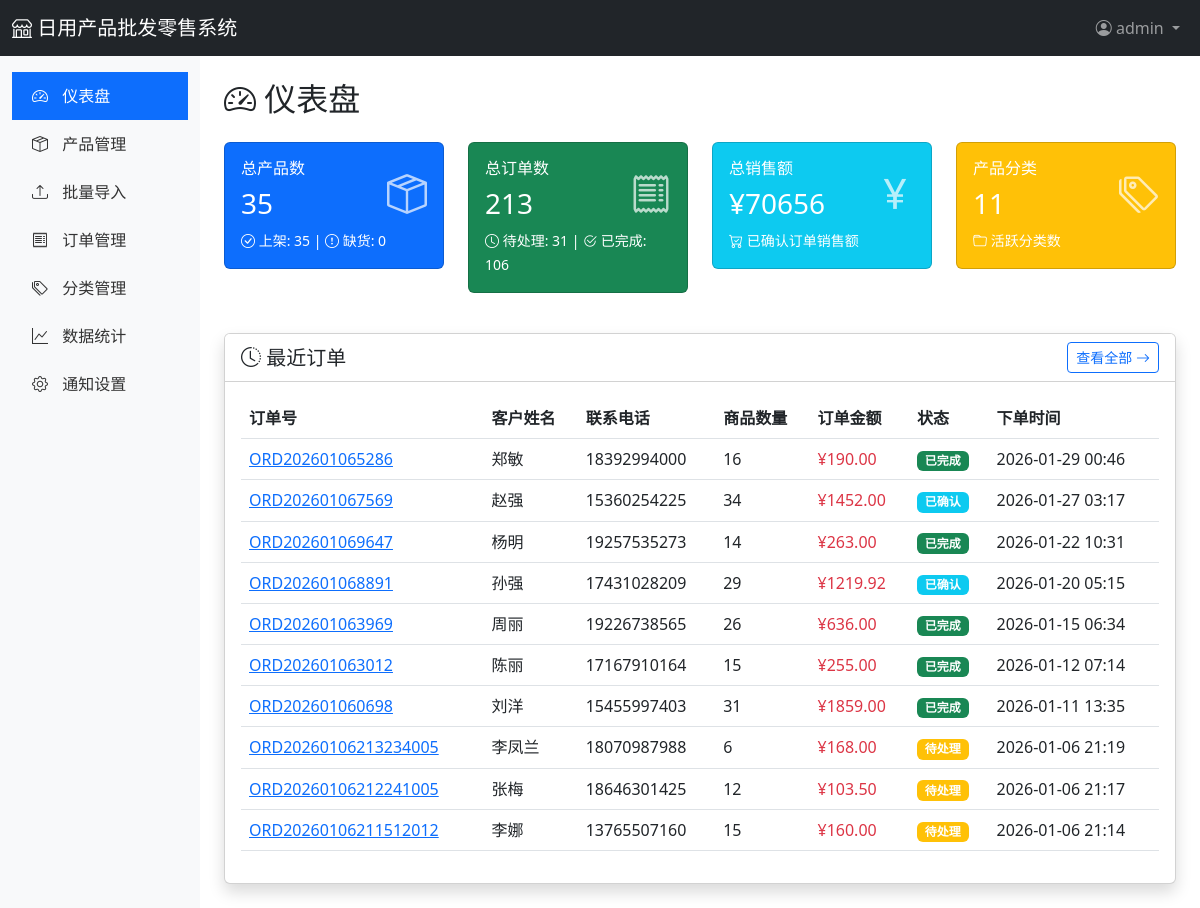
The page /admin/dashboard (signed in) on the database its author committed.
### app/models.py (models this page shows, shortened)
class User(UserMixin, db.Model):
    __tablename__ = 'users'
    id = db.Column(db.Integer, primary_key=True)
    username = db.Column(db.String(80), unique=True, nullable=False)
    email = db.Column(db.String(120), unique=True, nullable=False)
    password_hash = db.Column(db.String(255), nullable=False)
    role = db.Column(db.String(20), default='admin')  # admin, staff
    phone = db.Column(db.String(20))
    is_active = db.Column(db.Boolean, default=True)
    created_at = db.Column(db.DateTime, default=datetime.utcnow)
    updated_at = db.Column(db.DateTime, default=datetime.utcnow, onupdate=datetime.utcnow)
    orders = db.relationship('Order', backref='user', lazy='dynamic')

class Order(db.Model):
    __tablename__ = 'orders'
    id = db.Column(db.Integer, primary_key=True)
    order_no = db.Column(db.String(50), unique=True, nullable=False, index=True)  # 订单号
    customer_name = db.Column(db.String(100), nullable=False)
    customer_phone = db.Column(db.String(20))
    customer_email = db.Column(db.String(120))
    customer_address = db.Column(db.Text)
    total_amount = db.Column(db.Float, default=0)  # 总金额
    total_quantity = db.Column(db.Integer, default=0)  # 总数量
    status = db.Column(db.String(20), default='pending')  # pending, confirmed, shipped, completed, cancelled
    notes = db.Column(db.Text)  # 备注
    notified = db.Column(db.Boolean, default=False)  # 是否已通知
    created_at = db.Column(db.DateTime, default=datetime.utcnow)
    updated_at = db.Column(db.DateTime, default=datetime.utcnow, onupdate=datetime.utcnow)
    user_id = db.Column(db.Integer, db.ForeignKey('users.id'))
    items = db.relationship('OrderItem', backref='order', lazy='dynamic', cascade='all, delete-orphan')

### app/routes/admin.py (the view)
@admin_bp.route('/dashboard')
@login_required
def dashboard():
    from app.services.order_service import OrderService
    stats = {
        'products': {
            'total': Product.query.count(),
            'active': Product.query.filter_by(status='active').count(),
            'out_of_stock': Product.query.filter(Product.stock == 0).count()
        },
        'orders': OrderService.get_order_statistics(),
        'categories': Category.query.count()
    }
    recent_orders = Order.query.order_by(Order.created_at.desc()).limit(10).all()
    return render_template('admin/dashboard.html', stats=stats, recent_orders=recent_orders)

### app/services/order_service.py (called while the page is built)
    @staticmethod
    def get_order_statistics():
        total_orders = Order.query.count()
        pending_orders = Order.query.filter_by(status='pending').count()
        confirmed_orders = Order.query.filter_by(status='confirmed').count()
        completed_orders = Order.query.filter_by(status='completed').count()
        cancelled_orders = Order.query.filter_by(status='cancelled').count()
        total_sales = db.session.query(db.func.sum(Order.total_amount)).filter(
            Order.status.in_(['confirmed', 'shipped', 'completed'])
        ).scalar() or 0
        return {
            'total_orders': total_orders,
            'pending_orders': pending_orders,
            'confirmed_orders': confirmed_orders,
            'completed_orders': completed_orders,
            'cancelled_orders': cancelled_orders,
            'total_sales': total_sales
        }

### app/templates/admin/dashboard.html (shortened to what this page needs)
{% extends "admin/base.html" %}
{% block content %}
<h2 class="mb-4">
    <i class="bi bi-speedometer2"></i> 仪表盘
</h2>
<div class="row mb-4">
    <div class="col-md-3">
        <div class="card stat-card bg-primary text-white mb-3">
            <div class="card-body">
                <div class="d-flex justify-content-between">
                    <div>
                        <h6 class="card-title">总产品数</h6>
                        <h3>{{ stats.products.total }}</h3>
                    </div>
                    <div class="align-self-center">
                        <i class="bi bi-box-seam" style="font-size: 2.5rem; opacity: 0.7;"></i>
                    </div>
                </div>
                <small>
                    <i class="bi bi-check-circle"></i> 上架: {{ stats.products.active }} |
                    <i class="bi bi-exclamation-circle"></i> 缺货: {{ stats.products.out_of_stock }}
                </small>
            </div>
        </div>
    </div>
    <div class="col-md-3">
        <div class="card stat-card bg-success text-white mb-3">
            <div class="card-body">
                <div class="d-flex justify-content-between">
                    <div>
                        <h6 class="card-title">总订单数</h6>
                        <h3>{{ stats.orders.total_orders }}</h3>
                    </div>
                    <div class="align-self-center">
                        <i class="bi bi-receipt" style="font-size: 2.5rem; opacity: 0.7;"></i>
                    </div>
                </div>
                <small>
                    <i class="bi bi-clock"></i> 待处理: {{ stats.orders.pending_orders }} |
                    <i class="bi bi-check2-circle"></i> 已完成: {{ stats.orders.completed_orders }}
                </small>
            </div>
        </div>
    </div>
    <div class="col-md-3">
        <div class="card stat-card bg-info text-white mb-3">
            <div class="card-body">
                <div class="d-flex justify-content-between">
                    <div>
                        <h6 class="card-title">总销售额</h6>
                        <h3>¥{{ "%.0f"|format(stats.orders.total_sales) }}</h3>
                    </div>
                    <div class="align-self-center">
                        <i class="bi bi-currency-yen" style="font-size: 2.5rem; opacity: 0.7;"></i>
                    </div>
                </div>
                <small>
                    <i class="bi bi-cart-check"></i> 已确认订单销售额
                </small>
            </div>
        </div>
    </div>
    <div class="col-md-3">
        <div class="card stat-card bg-warning text-white mb-3">
            <div class="card-body">
                <div class="d-flex justify-content-between">
                    <div>
                        <h6 class="card-title">产品分类</h6>
                        <h3>{{ stats.categories }}</h3>
                    </div>
                    <div class="align-self-center">
                        <i class="bi bi-tags" style="font-size: 2.5rem; opacity: 0.7;"></i>
                    </div>
                </div>
                <small>
                    <i class="bi bi-folder"></i> 活跃分类数
                </small>
            </div>
        </div>
    </div>
</div>
<div class="card shadow">
    <div class="card-header bg-white d-flex justify-content-between align-items-center">
        <h5 class="mb-0"><i class="bi bi-clock-history"></i> 最近订单</h5>
        <a href="{{ url_for('admin.orders') }}" class="btn btn-sm btn-outline-primary">
            查看全部 <i class="bi bi-arrow-right"></i>
        </a>
    </div>
    <div class="card-body">
        <div class="table-responsive">
            <table class="table table-hover">
                <thead>
                    <tr>
                        <th>订单号</th>
                        <th>客户姓名</th>
                        <th>联系电话</th>
                        <th>商品数量</th>
                        <th>订单金额</th>
                        <th>状态</th>
                        <th>下单时间</th>
                    </tr>
                </thead>
                <tbody>
                    {% if recent_orders %}
                        {% for order in recent_orders %}
                        <tr>
                            <td><a href="{{ url_for('admin.order_detail', order_id=order.id) }}">{{ order.order_no }}</a></td>
                            <td>{{ order.customer_name }}</td>
                            <td>{{ order.customer_phone or '-' }}</td>
                            <td>{{ order.total_quantity }}</td>
                            <td class="text-danger">¥{{ "%.2f"|format(order.total_amount) }}</td>
                            <td>
                                {% if order.status == 'pending' %}
                                    <span class="badge bg-warning">待处理</span>
                                {% elif order.status == 'confirmed' %}
                                    <span class="badge bg-info">已确认</span>
                                {% elif order.status == 'shipped' %}
                                    <span class="badge bg-primary">已发货</span>
                                {% elif order.status == 'completed' %}
                                    <span class="badge bg-success">已完成</span>
                                {% elif order.status == 'cancelled' %}
                                    <span class="badge bg-danger">已取消</span>
                                {% endif %}
                            </td>
                            <td>{{ order.created_at.strftime('%Y-%m-%d %H:%M') }}</td>
                        </tr>
                        {% endfor %}
                    {% else %}
                        <tr>
                            <td colspan="7" class="text-center text-muted">暂无订单</td>
                        </tr>
                    {% endif %}
                </tbody>
            </table>
        </div>
    </div>
</div>
{% endblock %}

### app/templates/admin/base.html (shortened to what this page needs)
<!DOCTYPE html>
<html lang="zh-CN">
<head>
    <link href="https://cdn.jsdelivr.net/npm/bootstrap@5.3.0/dist/css/bootstrap.min.css" rel="stylesheet">
    <link href="https://cdn.jsdelivr.net/npm/bootstrap-icons@1.11.0/font/bootstrap-icons.css" rel="stylesheet">
</head>
<body>
    <nav class="navbar navbar-expand-lg navbar-dark bg-dark">
        <div class="container-fluid">
            <a class="navbar-brand" href="{{ url_for('main.index') }}">
                <i class="bi bi-shop"></i> 日用产品批发零售系统
            </a>
            <div class="navbar-nav ms-auto">
                <div class="nav-item dropdown">
                    <a class="nav-link dropdown-toggle" href="#" role="button" data-bs-toggle="dropdown">
                        <i class="bi bi-person-circle"></i> {{ current_user.username }}
                    </a>
                </div>
            </div>
        </div>
    </nav>
    <div class="container-fluid">
        <div class="row">
            <nav class="col-md-2 d-none d-md-block sidebar py-3">
                <ul class="nav flex-column">
                    <li class="nav-item">
                        <a class="nav-link {% if request.endpoint == 'admin.dashboard' %}active{% endif %}" href="{{ url_for('admin.dashboard') }}">
                            <i class="bi bi-speedometer2"></i> 仪表盘
                        </a>
                    </li>
                    <li class="nav-item">
                        <a class="nav-link {% if 'admin.product' in request.endpoint %}active{% endif %}" href="{{ url_for('admin.products') }}">
                            <i class="bi bi-box-seam"></i> 产品管理
                        </a>
                    </li>
                    <li class="nav-item">
                        <a class="nav-link {% if request.endpoint == 'admin.products_import' %}active{% endif %}" href="{{ url_for('admin.products_import') }}">
                            <i class="bi bi-upload"></i> 批量导入
                        </a>
                    </li>
                    <li class="nav-item">
                        <a class="nav-link {% if request.endpoint == 'admin.orders' %}active{% endif %}" href="{{ url_for('admin.orders') }}">
                            <i class="bi bi-receipt"></i> 订单管理
                        </a>
                    </li>
                    <li class="nav-item">
                        <a class="nav-link {% if request.endpoint == 'admin.categories' %}active{% endif %}" href="{{ url_for('admin.categories') }}">
                            <i class="bi bi-tags"></i> 分类管理
                        </a>
                    </li>
                    <li class="nav-item">
                        <a class="nav-link {% if request.endpoint == 'admin.statistics' %}active{% endif %}" href="{{ url_for('admin.statistics') }}">
                            <i class="bi bi-graph-up"></i> 数据统计
                        </a>
                    </li>
                    <li class="nav-item">
                        <a class="nav-link {% if 'system' in request.endpoint %}active{% endif %}" href="{{ url_for('system.settings') }}">
                            <i class="bi bi-gear"></i> 通知设置
                        </a>
                    </li>
                </ul>
            </nav>
            <main class="col-md-10 ms-sm-auto col-lg-10 px-md-4 py-4">
                {% block content %}{% endblock %}
            </main>
        </div>
    </div>
</body>
</html>

### app/templates/admin/base.html (style rules this page uses)
.sidebar { min-height: calc(100vh - 56px); background-color: #f8f9fa; }
.sidebar .nav-link { color: #333; padding: 12px 20px; }
.sidebar .nav-link:hover, .sidebar .nav-link.active { background-color: #0d6efd; color: white; }
.sidebar .nav-link i { margin-right: 10px; }
.stat-card { transition: transform 0.2s; }

### rows shown on the page
User: username "admin"
Order: order_no "ORD202601065286", customer_name "郑敏", customer_phone "18392994000", total_quantity "16", total_amount "190.00", status "已完成", created_at "2026-01-29 00:46"
Order: order_no "ORD202601067569", customer_name "赵强", customer_phone "15360254225", total_quantity "34", total_amount "1452.00", status "已确认", created_at "2026-01-27 03:17"
Order: order_no "ORD202601069647", customer_name "杨明", customer_phone "19257535273", total_quantity "14", total_amount "263.00", status "已完成", created_at "2026-01-22 10:31"
Order: order_no "ORD202601068891", customer_name "孙强", customer_phone "17431028209", total_quantity "29", total_amount "1219.92", status "已确认", created_at "2026-01-20 05:15"
Order: order_no "ORD202601063969", customer_name "周丽", customer_phone "19226738565", total_quantity "26", total_amount "636.00", status "已完成", created_at "2026-01-15 06:34"
Order: order_no "ORD202601063012", customer_name "陈丽", customer_phone "17167910164", total_quantity "15", total_amount "255.00", status "已完成", created_at "2026-01-12 07:14"
Order: order_no "ORD202601060698", customer_name "刘洋", customer_phone "15455997403", total_quantity "31", total_amount "1859.00", status "已完成", created_at "2026-01-11 13:35"
Order: order_no "ORD20260106213234005", customer_name "李凤兰", customer_phone "18070987988", total_quantity "6", total_amount "168.00", status "待处理", created_at "2026-01-06 21:19"
Order: order_no "ORD20260106212241005", customer_name "张梅", customer_phone "18646301425", total_quantity "12", total_amount "103.50", status "待处理", created_at "2026-01-06 21:17"
Order: order_no "ORD20260106211512012", customer_name "李娜", customer_phone "13765507160", total_quantity "15", total_amount "160.00", status "待处理", created_at "2026-01-06 21:14"

### other values the page prints
{{ stats.products.total }} "35"
{{ stats.products.active }} "35"
{{ stats.products.out_of_stock }} "0"
{{ stats.orders.total_orders }} "213"
{{ stats.orders.pending_orders }} "31"
{{ stats.orders.completed_orders }} "106"
{{ "%.0f"|format(stats.orders.total_sales) }} "70656"
{{ stats.categories }} "11"
